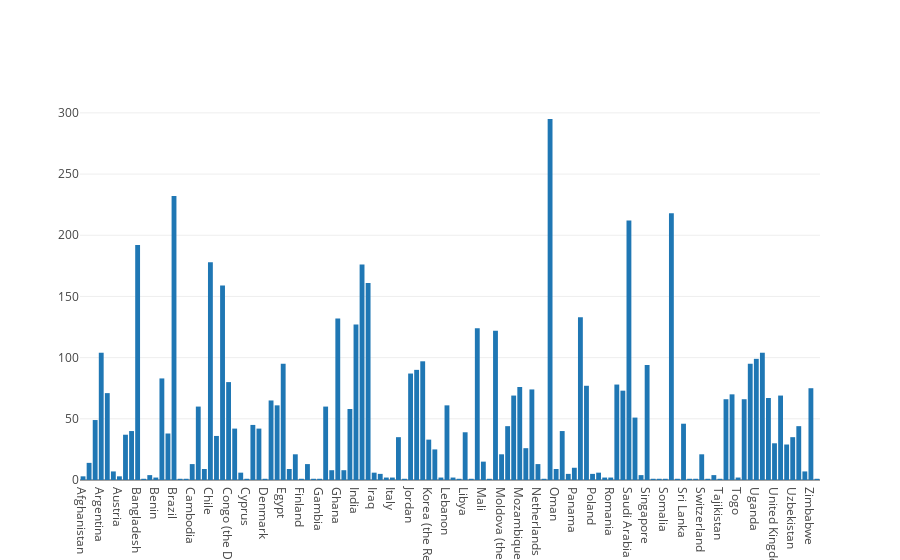

The code cell stored with this chart in its notebook:
### Markdown cell above
### All Countries

### Code cell
iplot([go.Bar(x=country_df.index, y=country_df.country_count)])

### Figure 1 — Plotly figure (JSON) as saved in the notebook; plotly's stock layout.template omitted (floating-point values rounded to 4 significant figures)
{"data": [{"type": "bar", "x": ["Afghanistan", "Algeria", "Angola", "Argentina", "Armenia", "Australia", "Austria", "Azerbaijan", "Bahrain", "Bangladesh", "Barbados", "Belarus", "Benin", "Bolivia (Plurinational State of)", "Botswana", "Brazil", "Bulgaria", "Burkina Faso", "Cambodia", "Cameroon", "Canada", "Chile", "China", "Colombia", "Congo (the Democratic Republic of the)", "Costa Rica", "Croatia", "Cyprus", "Czech Republic", "Côte d'Ivoire", "Denmark", "Dominican Republic", "Ecuador", "Egypt", "Estonia", "Ethiopia", "Finland", "France", "Gabon", "Gambia", "Georgia", "Germany", "Ghana", "Guinea-Bissau", "Hong Kong", "India", "Indonesia", "Iran (Islamic Republic of)", "Iraq", "Ireland", "Israel", "Italy", "Jamaica", "Japan", "Jordan", "Kazakhstan", "Kenya", "Korea (the Republic of)", "Kuwait", "Kyrgyzstan", "Lebanon", "Lesotho", "Liberia", "Libya", "Malawi", "Malaysia", "Mali", "Mauritius", "Mexico", "Moldova (the Republic of)", "Mongolia", "Morocco", "Mozambique", "Myanmar", "Nepal", "Netherlands", "New Zealand", "Nigeria", "Oman", "Pakistan", "Palestine, State of", "Panama", "Peru", "Philippines", "Poland", "Portugal", "Qatar", "Romania", "Russian Federation", "Rwanda", "Saudi Arabia", "Senegal", "Serbia", "Singapore", "Slovakia", "Slovenia", "Somalia", "South Africa", "Spain", "Sri Lanka", "Sudan", "Swaziland", "Switzerland", "Syrian Arab Republic", "Taiwan (Province of China)", "Tajikistan", "Tanzania, United Republic of", "Thailand", "Togo", "Tunisia", "Turkey", "Uganda", "Ukraine", "United Arab Emirates", "United Kingdom of Great Britain and Northern Ireland", "United States of America", "Uruguay", "Uzbekistan", "Viet Nam", "Zambia", "Zimbabwe", "Åland Islands"], "y": [3, 14, 49, 104, 71, 7, 3, 37, 40, 192, 1, 4, 2, 83, 38, 232, 1, 1, 13, 60, 9, 178, 36, 159, 80, 42, 6, 1, 45, 42, 1, 65, 61, 95, 9, 21, 1, 13, 1, 1, 60, 8, 132, 8, 58, 127, 176, 161, 6, 5, 2, 2, 35, 1, 87, 90, 97, 33, 25, 2, 61, 2, 1, 39, 1, 124, 15, 1, 122, 21, 44, 69, 76, 26, 74, 13, 1, 295, 9, 40, 5, 10, 133, 77, 5, 6, 2, 2, 78, 73, 212, 51, 4, 94, 1, 1, 1, 218, 1, 46, 1, 1, 21, 1, 4, 1, 66, 70, 2, 66, 95, 99, 104, 67, 30, 69, 29, 35, 44, 7, 75, 1]}], "layout": {}}
